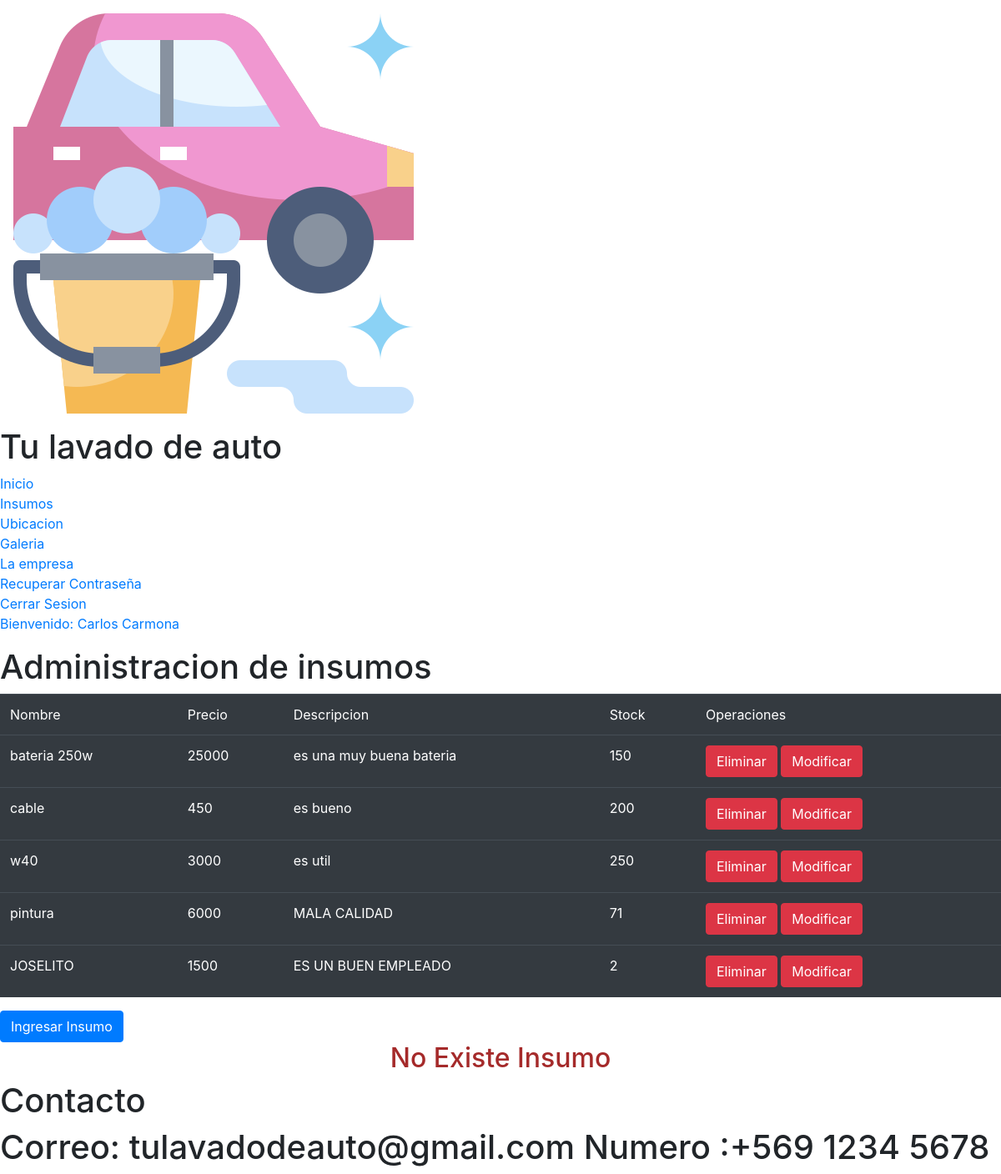
/modificar_vista/1/ (signed in), run on the app's committed database.
### myCarW/models.py (models this page shows, shortened)
class Insumos(models.Model):
    nombre = models.CharField(max_length=120,primary_key=True)
    precio = models.IntegerField()
    descripcion = models.TextField()
    stock = models.IntegerField()

### myCarW/views.py (the view)
# urls.py: path('modificar_vista/<id>/',modificar_vista,name='MODIFICAR_V'),
@login_required(login_url='/login/')
@permission_required('myCarW.view_insumos',login_url='/login/')
def modificar_vista(request,id):
    try:
        insumo = Insumos.objects.get(nombre=id)
        return render(request,'web/insumos_mod.html',{'insumo':insumo})
    except:
        msg ="No Existe Insumo"
    insumos = Insumos.objects.all()
    return render(request,'web/admin_insumos.html',{'insumos':insumos,'msg':msg})

### myCarW/templates/web/admin_insumos.html (shortened to what this page needs)
{% extends "web/base.html" %} {% load static %} {% block estilos %}
<link rel="stylesheet" href="{% static 'css/insumos.css' %}">
<link rel="stylesheet" href="https://cdn.jsdelivr.net/npm/bootstrap@4.5.3/dist/css/bootstrap.min.css"> {% endblock estilos %} {% block contenido %}
<div id="contenido">
    <div id="section">
        <h1 id="titulo">Administracion de insumos</h1>
        <div>
            <table class="table table-dark">
                <tr>
                    <td>Nombre</td>
                    <td>Precio</td>
                    <td>Descripcion</td>
                    <td>Stock</td>
                    <td>Operaciones</td>
                </tr>
                {% for item in insumos %}
                <tr>
                    <td>{{item.nombre}}</td>
                    <td>{{item.precio}}</td>
                    <td>{{item.descripcion}}</td>
                    <td>{{item.stock}}</td>
                    <td>
                        <button class="btn btn-danger" onclick="eliminar('{{item.nombre}}')">Eliminar</button>
                        <button class="btn btn-danger" onclick="modificar('{{item.nombre}}')">Modificar</button>
                    </td>
                </tr>
                {% endfor %}
            </table>
            <button class="btn btn-primary" onclick="ir()">Ingresar Insumo</button>
        </div>
    </div>
</div>
<div style="text-align: center;color: brown;">
    <h2>{{msg}}</h2>
</div>
{% endblock contenido %}

### myCarW/templates/web/base.html (shortened to what this page needs)
<!DOCTYPE html>
<html lang="es">
{% load static %}
<head>
    {% block estilos %}
    {% endblock estilos %}
</head>
<body>
    <div id="contenedor">
        <div id="header">
            <img src="{% static 'img/019-car service.png' %}" id="logo">
            <div id=encabezado>
                <h1> Tu lavado de auto </h1>
            </div>
        </div>
        <div id="nav">
            <nav>
                <ol>
                    <li><a href="{% url 'INDX' %}">Inicio</a></li>
                    <li><a href="{% url 'INSUMOS' %}">Insumos</a></li>
                    <li><a href="">Ubicacion</a></li>
                    <li><a href="{% url 'GALE' %}">Galeria</a></li>
                    <li><a href="">La empresa</a></li>
                    <li><a href="{% url 'password_reset' %}">Recuperar Contraseña</a></li>
                    {% if user.is_authenticated %}
                        <li><a href="{% url 'LOGOUT' %}">Cerrar Sesion</a></li>
                        <li><a href="">Bienvenido: {{user.first_name}} {{user.last_name}}</a></td>
                    {% else %}
                        <li><a href="{% url 'LOGIN' %}">Login</a></li>
                        <li><a href="{% url 'REGIS' %}">Registro</a></li>
                    {% endif %}
                </ol>
            </nav>
        </div>
        {% block contenido %}
        {% endblock contenido %}
        <div id="footer">
            <div>
                <h1>Contacto</h1>
            </div>
            <div>
                <h1>Correo: tulavadodeauto@gmail.com Numero :+569 1234 5678</h1>
            </div>
        </div>
    </div>
</body>
</html>

### myCarW/static/css/insumos.css (style rules this page uses)
* { margin: 0%; padding: 0%; }

### data on the page
Insumos: nombre "bateria 250w", precio "25000", descripcion "es una muy buena bateria", stock "150"
Insumos: nombre "cable", precio "450", descripcion "es bueno", stock "200"
Insumos: nombre "w40", precio "3000", descripcion "es util", stock "250"
Insumos: nombre "pintura", precio "6000", descripcion "MALA CALIDAD", stock "71"
Insumos: nombre "JOSELITO", precio "1500", descripcion "ES UN BUEN EMPLEADO", stock "2"

### other printed values
{{ user.first_name }} "Carlos"
{{ user.last_name }} "Carmona"
{{ msg }} "No Existe Insumo"
